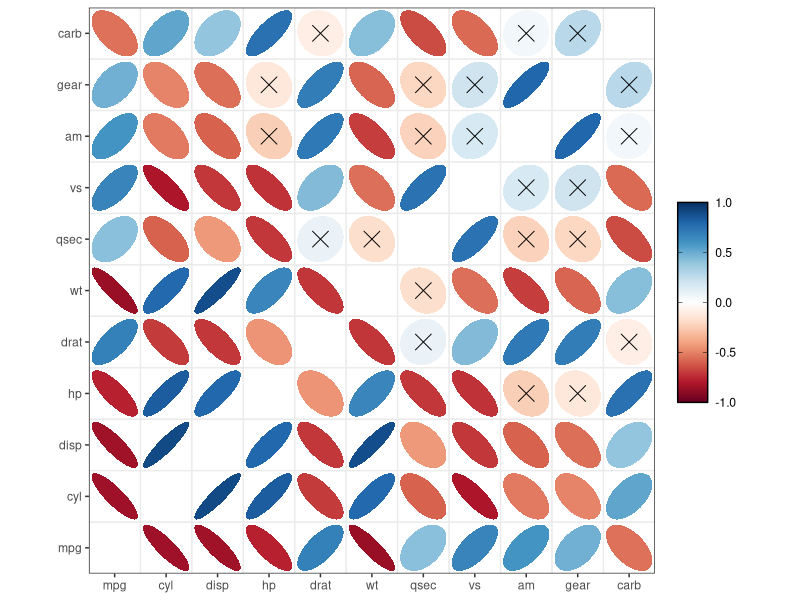

Source code (R):
rm(list = ls())

#' Compute the matrix of correlation p-values
#'
#' @param x numeric matrix or data frame
#' @param ... other arguments to be passed to the function cor.test.
#' @export
cor.mtest <- function(x, ...) {
  mat <- as.matrix(x)
  n <- ncol(mat)
  p.mat <- matrix(NA, n, n)
  diag(p.mat) <- 0

  for (i in 1:(n - 1)) {
    for (j in (i + 1):n) {
      tmp <- stats::cor.test(mat[, i], mat[, j], ...)
      p.mat[i, j] <- p.mat[j, i] <- tmp$p.value
    }
  }
  
  colnames(p.mat) <- rownames(p.mat) <- colnames(mat)
  p.mat
}

x <- mtcars

corr <- cor(x)
p.mat <- cor.mtest(mtcars, conf.level = 0.95)

# parameters
method = "ellipse"
# method = "square"
# method = "circle"
# method = "number"
number.digits = 2
type = "full"
# type = "lower"
# type = "upper"
show.diag = TRUE
sig.level = 0.05
insig = "blank"
insig = "pch"
pch = 4
pch.cex = 5

vars <- colnames(corr)
# number of variables
nvars <- length(vars)

if (type == "lower") {
  corr[upper.tri(corr)] <- NA
  p.mat[upper.tri(p.mat)] <- NA
} else if(type == "upper") {
  corr[lower.tri(corr)] <- NA
  p.mat[lower.tri(p.mat)] <- NA
}

if (!show.diag) {
  diag(corr) <- NA
  diag(p.mat) <- NA
}

library(dplyr)

p.mat <- reshape2::melt(p.mat, na.rm = TRUE) %>% 
  mutate(Var1i = as.integer(as.factor(Var1)), 
         Var2i = as.integer(as.factor(Var2)))
corr <- reshape2::melt(corr, na.rm = TRUE) %>% 
  dplyr::rename(rho = value) %>% 
  mutate(pval = p.mat$value) %>% 
  mutate(signif = as.numeric(pval <= sig.level)) %>% 
  mutate(abs.rho = abs(rho)) %>% 
  mutate(num.label = ifelse(rho == 1, rho, format(round(rho, digits = number.digits), 
                                                    nsmall = number.digits))) %>% 
  mutate(Var1i = as.integer(as.factor(Var1)), 
         Var2i = as.integer(as.factor(Var2)))
# insignificant p value matrix
p.mat <- p.mat %>% 
  filter(value > sig.level)

if (insig == "blank") {
  corr <- corr %>% 
    mutate(rho = rho * signif)
}

# default palette of corrplot
col2 <- colorRampPalette(c("#67001F", "#B2182B", "#D6604D", "#F4A582",
                           "#FDDBC7", "#FFFFFF", "#D1E5F0", "#92C5DE",
                           "#4393C3", "#2166AC", "#053061"))
# customize your own palette
colorRampPalette(c("red","white","blue"))(200)

library(ggplot2)
library(ggforce)
library(plyr)

p <- ggplot(data = corr)

if (method == "ellipse") {
  ellipse.xy <- function(rho, length = 99) {
    theta <- seq(0, 2 * pi, length = length)
    if (rho == 1) rho <- rho - 1e-4
    d <- acos(rho)
    x <- cos(theta + d / 2) / 2
    y <- cos(theta - d / 2) / 2
    as.data.frame(cbind(x, y))
  }
  
  ellipse.dat <- ddply(corr, .(Var1, Var2), function(df) {
    res <- ellipse.xy(df$rho) %>% 
      mutate(Var1i = df$Var1i, Var2i = df$Var2i, rho =  df$rho) %>% 
      mutate(x1 = 0.9 * x + Var1i, y1 = 0.9 * y + Var2i, 
             group = paste(Var1i, Var2i, sep = "-"))
  })
  
  p <- p + 
    geom_polygon(data = ellipse.dat, mapping = aes(x = x1, y = y1, fill = rho, group = group), 
                 color = NA)
} else if (method == "circle") {
  p <- p + 
    geom_circle(mapping = aes(x0 = Var1i, y0 = Var2i, r = abs.rho/2 - 0.02, fill = rho), 
                color = NA)
} else if (method == "square") {
  p <- p + 
    geom_rect(mapping = aes(xmin = Var1i - 0.5*abs.rho, xmax = Var1i + 0.5*abs.rho, 
                            ymin = Var2i - 0.5*abs.rho, ymax = Var2i + 0.5*abs.rho, 
                            fill = rho))
} else if (method == "number") {
  p <- p + geom_text(mapping = aes(x = Var1i, y = Var2i, colour = rho), 
                     label = corr$num.label, alpha = corr$abs.rho)
}

if (method %in% c("ellipse", "circle", "square")) {
  p <- p + scale_fill_gradientn(colours = col2(200), limits = c(-1, 1),
                                guide = guide_colorbar(
                                  title = "",
                                  nbin = 1000,
                                  ticks.colour = "black",
                                  frame.colour = "black",
                                  barwidth = 1.5,
                                  barheight = 10))
} else {
  p <- p + scale_colour_gradientn(colours = col2(200), limits = c(-1, 1), 
                                  guide = guide_colorbar(
                                    title = "", 
                                    nbin = 1000, 
                                    ticks.colour = "black",
                                    frame.colour = "black",
                                    barwidth = 1.5, 
                                    barheight = 10))
}

# indicate insigificant p value with point character
if (insig == "pch") {
  p <- p + geom_point(data = p.mat, mapping = aes(x = Var1i, y = Var2i), 
                      shape = pch, size = pch.cex)
}

p <- p + 
  geom_vline(xintercept = 0.5 + seq(1, nvars - 1, by = 1), color = "grey92") + 
  geom_hline(yintercept = 0.5 + seq(1, nvars - 1, by = 1), color = "grey92") + 
  coord_fixed() + 
  scale_x_continuous(expand = c(0, 0), limits = c(0.5, nvars + 0.5), 
                     breaks = seq(1, nvars, by = 1), labels = vars) + 
  scale_y_continuous(expand = c(0, 0), limits = c(0.5, nvars + 0.5), 
                     breaks = seq(1, nvars, by = 1), labels = vars) + 
  theme_bw() + 
  theme(axis.title = element_blank(), 
        panel.grid.major = element_blank())

p
